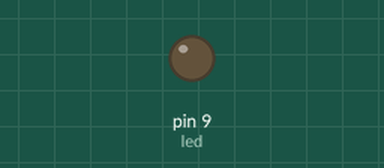
A sketch run on a simulated Arduino Uno, built with avr-gcc and run on an emulated ATmega328P. On the bench: output pins drawn as LEDs (lit = HIGH).

Above: at 0.05 s.
At 2.5 s:
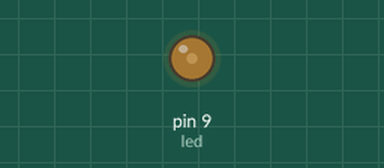
At 5.0 s:
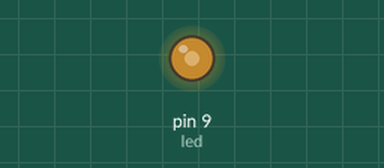
At 10.0 s:
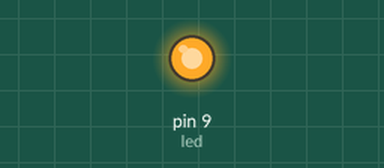
Timing chart, 0 to 13.0 s (numbered marks = the images above):
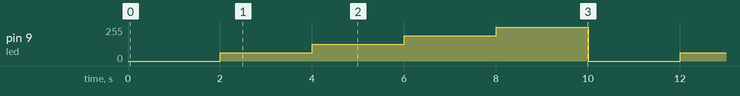

The sketch:

pwm_0_stati.ino
```cpp
/*
   PWM demo

   PWM per un LED: impostare i valori di luminosita' di un LED.
 */

int led  = 9   ;     // Il pin ~9 e' abilitato al PWM
byte brightness = 0;  // Valore iniziale per il PWM del LED
int pausa = 2000; // Pausa tra uno stato e l'altro

void setup()  {
  pinMode(led, OUTPUT); // Il PIN nove va dichiarato come un OUTPUT
}

void loop()  {
  analogWrite(led, 0) ; // spento
  delay(pausa);
  analogWrite(led, 63) ;   // 1/4
  delay(pausa);
  analogWrite(led, 127) ;  // 1/2
  delay(pausa);
  analogWrite(led, 191) ;  // 3/4
  delay(pausa);
  analogWrite(led, 254) ;  // Full light
  delay(pausa);
}
```

Measured:
- by itself, pin 9 (led): repeats every 10.0 s: 127/255 2.0 s, 191/255 2.0 s, 254/255 2.0 s, 0/255 2.0 s, 63/255 2.0 s
